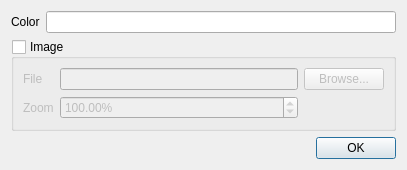
<?xml version="1.0" encoding="UTF-8"?>
<ui version="4.0">
 <class>Background_Config</class>
 <widget class="QDialog" name="Background_Config">
  <property name="geometry">
   <rect>
    <x>0</x>
    <y>0</y>
    <width>407</width>
    <height>152</height>
   </rect>
  </property>
  <property name="windowTitle">
   <string>Configure Background</string>
  </property>
  <layout class="QGridLayout" name="gridLayout_3">
   <item row="0" column="0">
    <widget class="QLabel" name="label_2">
     <property name="text">
      <string>Color</string>
     </property>
    </widget>
   </item>
   <item row="0" column="1">
    <widget class="ColorWidget" name="color_select"/>
   </item>
   <item row="1" column="0" colspan="2">
    <widget class="QGroupBox" name="image_check">
     <property name="title">
      <string>Image</string>
     </property>
     <property name="checkable">
      <bool>true</bool>
     </property>
     <property name="checked">
      <bool>false</bool>
     </property>
     <layout class="QGridLayout" name="gridLayout">
      <item row="0" column="0">
       <widget class="QLabel" name="label">
        <property name="text">
         <string>File</string>
        </property>
       </widget>
      </item>
      <item row="0" column="1">
       <widget class="QLineEdit" name="file_name"/>
      </item>
      <item row="0" column="2">
       <widget class="QPushButton" name="pushButton">
        <property name="text">
         <string>Browse...</string>
        </property>
       </widget>
      </item>
      <item row="1" column="0">
       <widget class="QLabel" name="label_3">
        <property name="text">
         <string>Zoom</string>
        </property>
       </widget>
      </item>
      <item row="1" column="1">
       <widget class="QDoubleSpinBox" name="zoom_percent">
        <property name="suffix">
         <string>%</string>
        </property>
        <property name="minimum">
         <double>1.000000000000000</double>
        </property>
        <property name="maximum">
         <double>1600.000000000000000</double>
        </property>
        <property name="value">
         <double>100.000000000000000</double>
        </property>
       </widget>
      </item>
     </layout>
    </widget>
   </item>
   <item row="2" column="0" colspan="2">
    <widget class="QDialogButtonBox" name="buttonBox">
     <property name="orientation">
      <enum>Qt::Horizontal</enum>
     </property>
     <property name="standardButtons">
      <set>QDialogButtonBox::Ok</set>
     </property>
    </widget>
   </item>
  </layout>
 </widget>
 <customwidgets>
  <customwidget>
   <class>ColorWidget</class>
   <extends>QLineEdit</extends>
   <header>color_widget.hpp</header>
   <slots>
    <signal>color_changed(QColor)</signal>
   </slots>
  </customwidget>
 </customwidgets>
 <resources/>
 <connections>
  <connection>
   <sender>buttonBox</sender>
   <signal>accepted()</signal>
   <receiver>Background_Config</receiver>
   <slot>accept()</slot>
   <hints>
    <hint type="sourcelabel">
     <x>248</x>
     <y>254</y>
    </hint>
    <hint type="destinationlabel">
     <x>157</x>
     <y>274</y>
    </hint>
   </hints>
  </connection>
  <connection>
   <sender>buttonBox</sender>
   <signal>rejected()</signal>
   <receiver>Background_Config</receiver>
   <slot>reject()</slot>
   <hints>
    <hint type="sourcelabel">
     <x>316</x>
     <y>260</y>
    </hint>
    <hint type="destinationlabel">
     <x>286</x>
     <y>274</y>
    </hint>
   </hints>
  </connection>
 </connections>
</ui>
